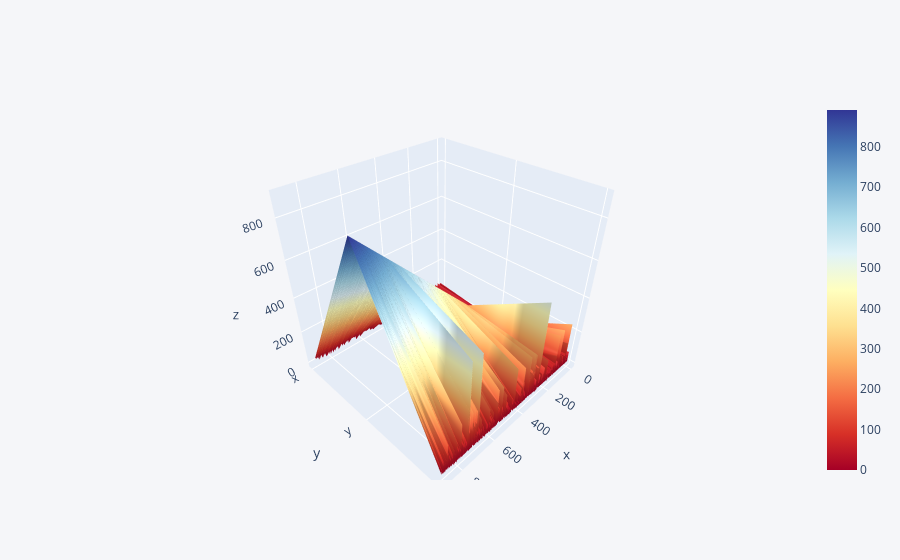

Notebook source saved alongside this figure:
### Code cell
df3=pd.DataFrame({'x':df['Age'],'y':df['PassengerId'],'z':(df['Fare'])})
df3.iplot(kind='surface',colorscale='rdylbu')# 3 continous variables for surface plots.

### Figure 1 — Plotly figure (JSON) as saved in the notebook; plotly's stock layout.template omitted (floating-point values rounded to 4 significant figures; data arrays with more than 128 entries replaced by an {"elided": "..."} marker saying what was removed)
{"data": [{"colorscale": [[0, "rgb(165,0,38)"], [0.1, "rgb(215,48,39)"], [0.2, "rgb(244,109,67)"], [0.3, "rgb(253,174,97)"], [0.4, "rgb(254,224,144)"], [0.5, "rgb(255,255,191)"], [0.6, "rgb(224,243,248)"], [0.7, "rgb(171,217,233)"], [0.8, "rgb(116,173,209)"], [0.9, "rgb(69,117,180)"], [1, "rgb(49,54,149)"]], "type": "surface", "x": {"elided": "891 int values"}, "y": ["x", "y", "z"], "z": {"elided": "3x891 float values"}}], "layout": {"legend": {"bgcolor": "#F5F6F9", "font": {"color": "#4D5663"}}, "paper_bgcolor": "#F5F6F9", "plot_bgcolor": "#F5F6F9", "title": {"font": {"color": "#4D5663"}}, "xaxis": {"gridcolor": "#E1E5ED", "showgrid": true, "tickfont": {"color": "#4D5663"}, "title": {"font": {"color": "#4D5663"}, "text": ""}, "zerolinecolor": "#E1E5ED"}, "yaxis": {"gridcolor": "#E1E5ED", "showgrid": true, "tickfont": {"color": "#4D5663"}, "title": {"font": {"color": "#4D5663"}, "text": ""}, "zerolinecolor": "#E1E5ED"}}}
